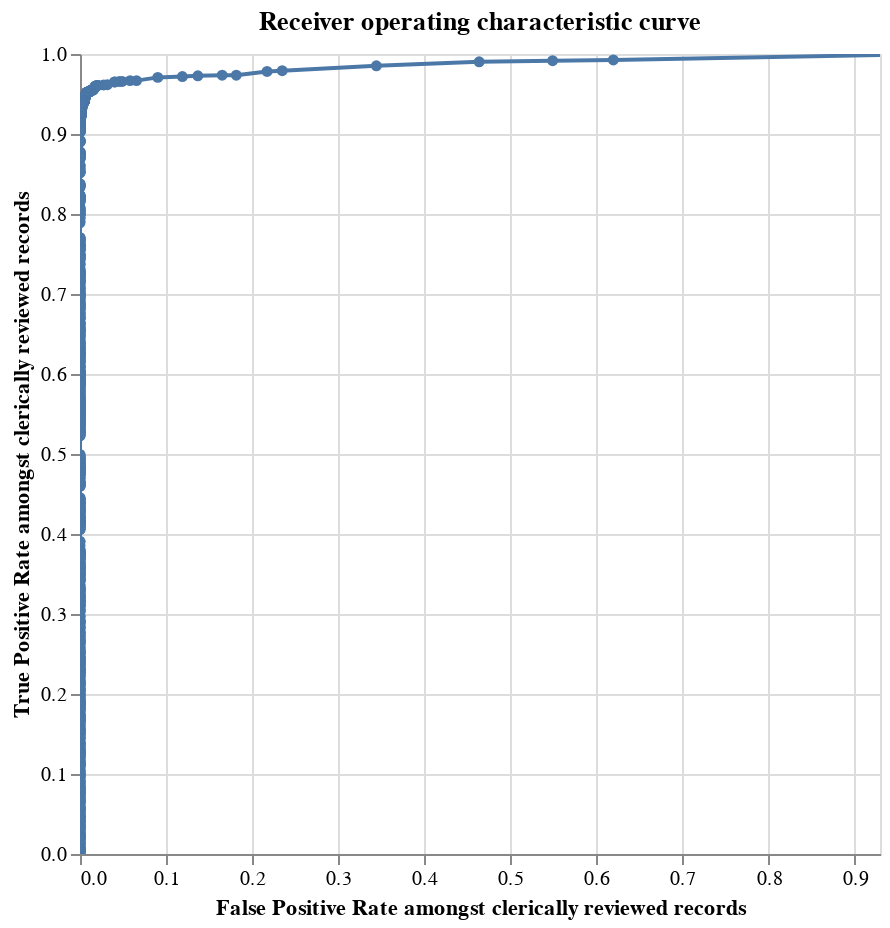

The cell this chart's notebook holds for it:
### Code cell
from splink.truth import labels_with_splink_scores, roc_chart, precision_recall_chart
labels_sp = spark.createDataFrame(labels)
labels_and_scores = labels_with_splink_scores(labels_sp, df_e_c, "unique_id", spark, retain_all_cols=True)
roc_chart(labels_and_scores, spark)

### Figure 1 — Vega-Lite specification as saved in the notebook (floating-point values rounded to 4 significant figures; data arrays with more than 128 entries replaced by an {"elided": "..."} marker saying what was removed)
{"$schema": "https://vega.github.io/schema/vega-lite/v4.8.1.json", "config": {"view": {"continuousHeight": 300, "continuousWidth": 400}}, "data": {"name": "data-fadd0e93e9546856cbc745a99e65285d", "values": {"elided": "1504 records"}}, "encoding": {"tooltip": [{"field": "truth_threshold", "type": "quantitative"}, {"field": "FP_rate", "type": "quantitative"}, {"field": "TP_rate", "type": "quantitative"}, {"field": "TP", "type": "quantitative"}, {"field": "TN", "type": "quantitative"}, {"field": "FP", "type": "quantitative"}, {"field": "FN", "type": "quantitative"}, {"field": "precision", "type": "quantitative"}, {"field": "recall", "type": "quantitative"}], "x": {"field": "FP_rate", "scale": {"domain": [0, 0.9295]}, "sort": ["truth_threshold"], "title": "False Positive Rate amongst clerically reviewed records", "type": "quantitative"}, "y": {"field": "TP_rate", "sort": ["truth_threshold"], "title": "True Positive Rate amongst clerically reviewed records", "type": "quantitative"}}, "height": 400, "mark": {"clip": true, "point": true, "type": "line"}, "selection": {"selector076": {"bind": "scales", "encodings": ["x"], "type": "interval"}}, "title": "Receiver operating characteristic curve", "width": 400}
